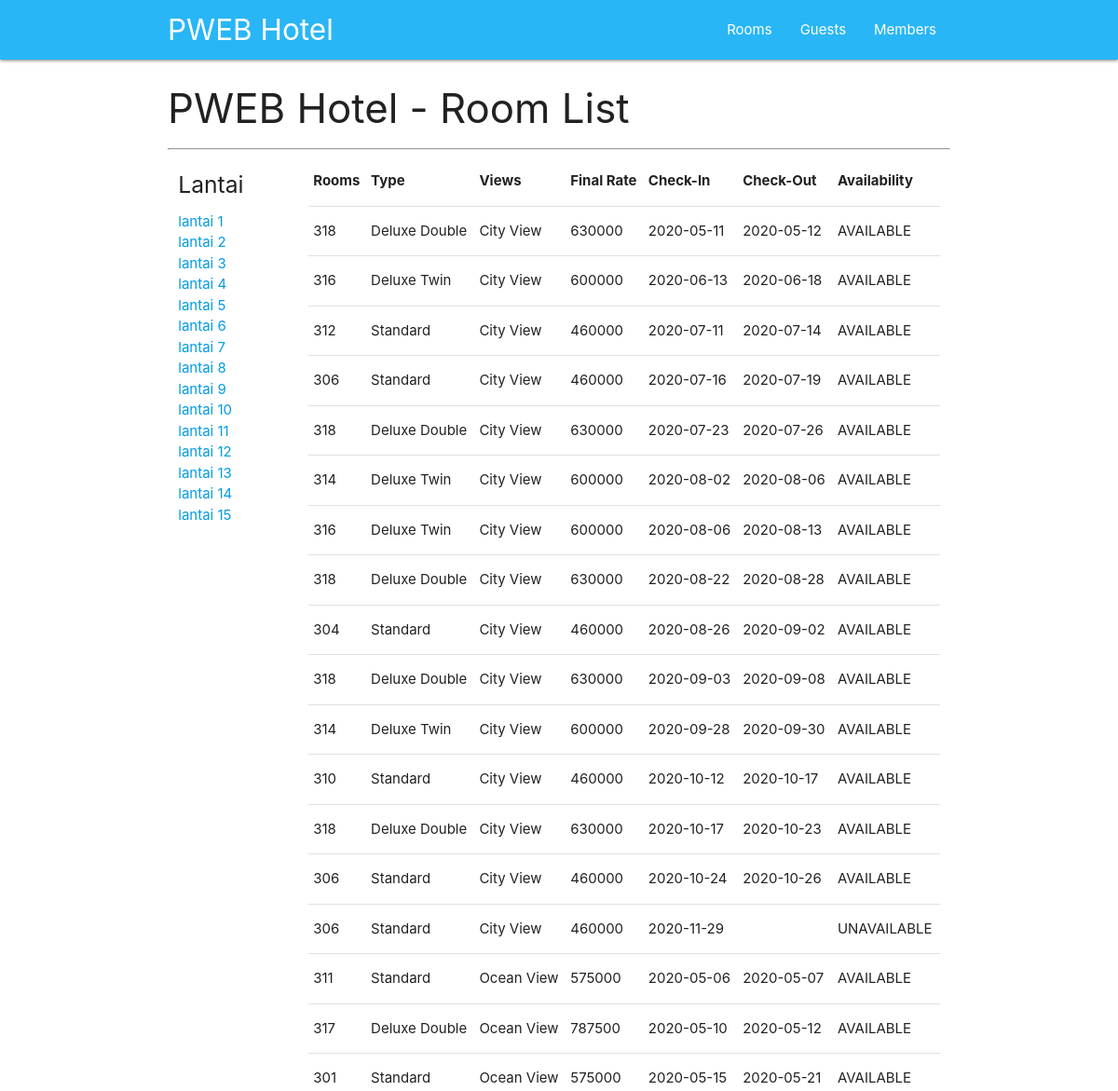
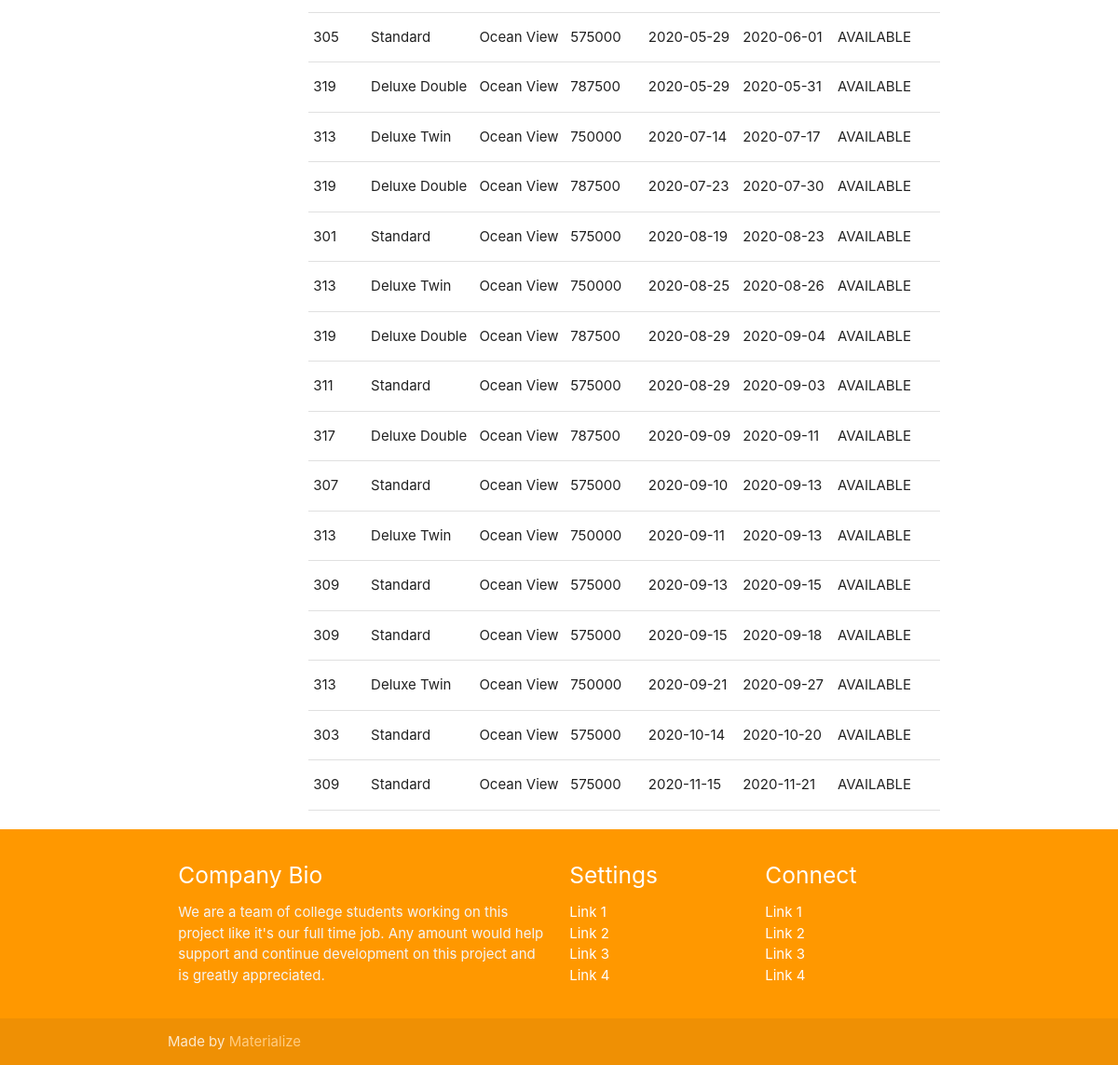
Page /rooms/3 on the committed database (2 pictures, top to bottom).
### tables this page shows
CREATE TABLE `rooms` (
  `room` varchar(4) NOT NULL,
  `rtype` char(1) NOT NULL,
  `dview` char(1) NOT NULL,
  `smoke` tinyint(1) DEFAULT NULL,
  PRIMARY KEY (`room`)
);

CREATE TABLE `roomtype` (
  `kode` char(1) NOT NULL,
  `rtype` varchar(25) NOT NULL,
  `rate` int(11) NOT NULL,
  PRIMARY KEY (`kode`)
);

CREATE TABLE `views` (
  `vcode` char(1) NOT NULL,
  `dview` varchar(20) NOT NULL,
  `addv` double NOT NULL,
  PRIMARY KEY (`vcode`)
);

CREATE TABLE `guests` (
  `date_in` date DEFAULT NULL,
  `date_out` date DEFAULT NULL,
  `member_ID` char(8) DEFAULT NULL,
  `room` char(4) DEFAULT NULL
);

### html/application/controllers/Room.php (called while the page is built, shortened)
<?php
class Room extends CI_Controller
{
  function __construct()
  {
    $this->load->model('room_model');
  }
  public function roomlist( $lantai = '' )
  {
    if ($lantai == '') {
      $where = '';
    }
    else {
      $where = "rm.room LIKE '".$lantai."__%'" ;
    }
    $viewdata['judul'] = "PWEB Hotel - Room List";
    $viewdata['rooms'] = $this->room_model->roomList( $where );
    $this->load->view('layout/header');
    $this->load->view('roomlist', $viewdata);
    $this->load->view('layout/footer');
	}
}
 ?>

### html/index.php (called while the page is built, shortened)
<?php
require_once BASEPATH.'core/CodeIgniter.php';

### html/application/models/Room_model.php (called while the page is built, shortened)
<?php
class Room_model extends CI_Model {
  public function roomList( $where = '' )
  {
    $this->db->select('rm.room, rt.rtype , rt.rate, rv.dview, rate+(rate*addv) frate, gs.date_in, gs.date_out');
    $this->db->join('roomtype rt' , 'rm.rtype = rt.kode');
    $this->db->join('views rv' , 'rm.dview=rv.vcode');
    $this->db->join('guests gs', 'rm.room=gs.room');
    if ( $where != '' ) $this->db->where( $where );
    $query = $this->db->get( 'rooms rm' );
    return $query->result_array();
  }
}
 ?>

### html/application/views/roomlist.php (the view)
<div class="container">
<h3> <?= $judul ?> </h3>
<hr>
<div class="row">
  <div class="col s2">
    <h5>Lantai</h5>
    <ul>
      <?php
        for ($l=1; $l<=15 ; $l++) {
          ?>
          <li>
            <a href="/rooms/<?= $l?>">lantai <?= $l ?></a>
          </li>
          <?php
        }
       ?>
    </ul>
  </div>
  <div class="col s10">
    <table>
      <thead>
        <tr>
          <th>Rooms</th>
          <th>Type</th>
          <th>Views</th>
          <th>Final Rate</th>
          <th>Check-In</th>
          <th>Check-Out</th>
          <th>Availability</th>
        </tr>
      </thead>
      <tbody>
      <?php foreach ($rooms as $room): ?>
        <tr>
          <td> <?= $room['room'] ?></td>
          <td> <?= $room['rtype'] ?></td>
          <td> <?= $room['dview'] ?></td>
          <td> <?= $room['frate'] ?></td>
          <td> <?= $room['date_in'] ?></td>
          <td> <?= $room['date_out'] ?></td>
          <td>
            <?php if (empty($room['date_out'])): echo "UNAVAILABLE";?>
            <?php else: echo "AVAILABLE";?>
            <?php endif; ?>
          </td>
        </tr>
      <?php endforeach; ?>
      </tbody>
    </table>
  </div>
</div>
</div>

### rows in the picture
rooms: room "318", roomtype.rtype "Deluxe Double", views.dview "City View", frate "630000", guests.date_in "2020-05-11", guests.date_out "2020-05-12", shows "AVAILABLE", guests.date_in "2020-07-23", guests.date_out "2020-07-26", guests.date_in "2020-08-22", guests.date_out "2020-08-28", guests.date_in "2020-09-03", guests.date_out "2020-09-08", guests.date_in "2020-10-17", guests.date_out "2020-10-23"
rooms: room "316", roomtype.rtype "Deluxe Twin", views.dview "City View", frate "600000", guests.date_in "2020-06-13", guests.date_out "2020-06-18", shows "AVAILABLE", guests.date_in "2020-08-06", guests.date_out "2020-08-13"
rooms: room "312", roomtype.rtype "Standard", views.dview "City View", frate "460000", guests.date_in "2020-07-11", guests.date_out "2020-07-14", shows "AVAILABLE"
rooms: room "306", roomtype.rtype "Standard", views.dview "City View", frate "460000", guests.date_in "2020-07-16", guests.date_out "2020-07-19", shows "AVAILABLE", guests.date_in "2020-10-24", guests.date_out "2020-10-26", guests.date_in "2020-11-29"
rooms: room "314", roomtype.rtype "Deluxe Twin", views.dview "City View", frate "600000", guests.date_in "2020-08-02", guests.date_out "2020-08-06", shows "AVAILABLE", guests.date_in "2020-09-28", guests.date_out "2020-09-30"
rooms: room "304", roomtype.rtype "Standard", views.dview "City View", frate "460000", guests.date_in "2020-08-26", guests.date_out "2020-09-02", shows "AVAILABLE"
rooms: room "310", roomtype.rtype "Standard", views.dview "City View", frate "460000", guests.date_in "2020-10-12", guests.date_out "2020-10-17", shows "AVAILABLE"
rooms: room "311", roomtype.rtype "Standard", views.dview "Ocean View", frate "575000", guests.date_in "2020-05-06", guests.date_out "2020-05-07", shows "AVAILABLE", guests.date_in "2020-08-29", guests.date_out "2020-09-03"
rooms: room "317", roomtype.rtype "Deluxe Double", views.dview "Ocean View", frate "787500", guests.date_in "2020-05-10", guests.date_out "2020-05-12", shows "AVAILABLE", guests.date_in "2020-09-09", guests.date_out "2020-09-11"
rooms: room "301", roomtype.rtype "Standard", views.dview "Ocean View", frate "575000", guests.date_in "2020-05-15", guests.date_out "2020-05-21", shows "AVAILABLE", guests.date_in "2020-08-19", guests.date_out "2020-08-23"
rooms: room "305", roomtype.rtype "Standard", views.dview "Ocean View", frate "575000", guests.date_in "2020-05-29", guests.date_out "2020-06-01", shows "AVAILABLE"
rooms: room "319", roomtype.rtype "Deluxe Double", views.dview "Ocean View", frate "787500", guests.date_in "2020-05-29", guests.date_out "2020-05-31", shows "AVAILABLE", guests.date_in "2020-07-23", guests.date_out "2020-07-30", guests.date_in "2020-08-29", guests.date_out "2020-09-04"
rooms: room "313", roomtype.rtype "Deluxe Twin", views.dview "Ocean View", frate "750000", guests.date_in "2020-07-14", guests.date_out "2020-07-17", shows "AVAILABLE", guests.date_in "2020-08-25", guests.date_out "2020-08-26", guests.date_in "2020-09-11", guests.date_out "2020-09-13", guests.date_in "2020-09-21", guests.date_out "2020-09-27"
rooms: room "307", roomtype.rtype "Standard", views.dview "Ocean View", frate "575000", guests.date_in "2020-09-10", guests.date_out "2020-09-13", shows "AVAILABLE"
rooms: room "309", roomtype.rtype "Standard", views.dview "Ocean View", frate "575000", guests.date_in "2020-09-13", guests.date_out "2020-09-15", shows "AVAILABLE", guests.date_in "2020-09-15", guests.date_out "2020-09-18", guests.date_in "2020-11-15", guests.date_out "2020-11-21"
rooms: room "303", roomtype.rtype "Standard", views.dview "Ocean View", frate "575000", guests.date_in "2020-10-14", guests.date_out "2020-10-20", shows "AVAILABLE"

### other values in the picture
$judul "PWEB Hotel - Room List"
